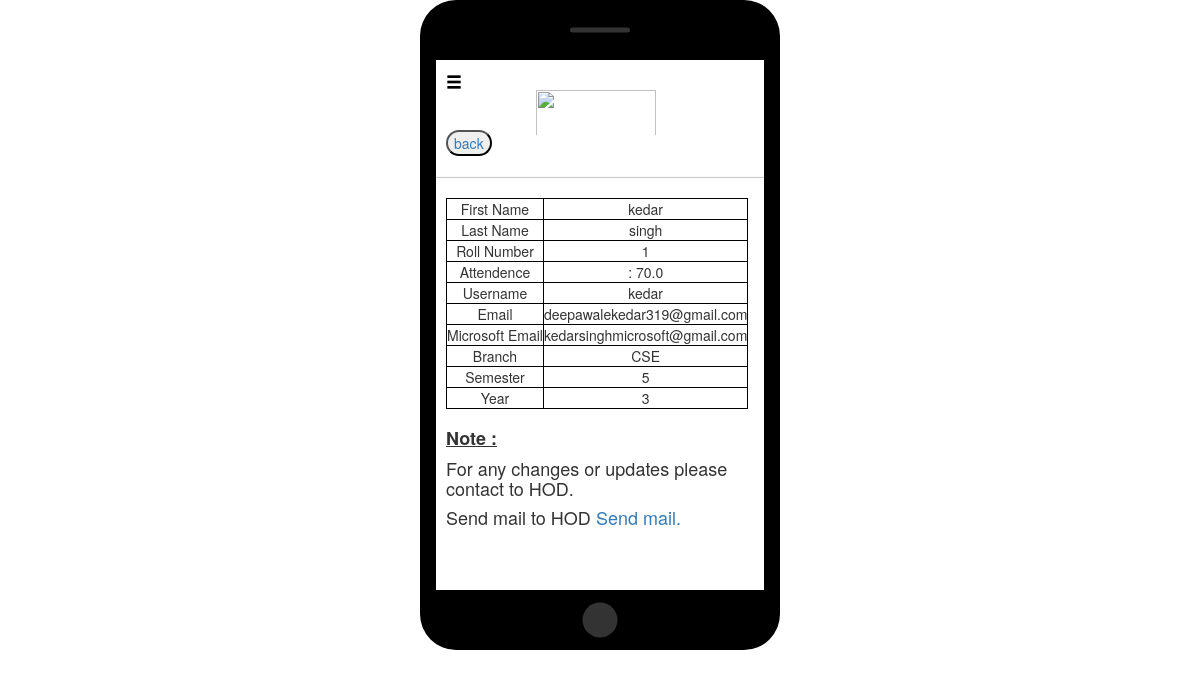
/My-profile/ (signed in), run on the app's committed database.
### digital/models.py (models this page shows, shortened)
class StudentModel(models.Model):
	firstname = models.CharField(max_length = 260)
	lastname = models.CharField(max_length = 260)
	stu = models.ForeignKey(User,related_name='digital_library',on_delete=models.CASCADE)
	rollno = models.IntegerField()
	attendence = models.FloatField()
	stu_email = models.EmailField()
	micro_email = models.EmailField()
	branch = models.CharField(max_length = 10)
	block = models.CharField(max_length = 5)
	stu_year = models.IntegerField()
	stu_sem = models.IntegerField()

### digital/views.py (the view)
# urls.py: url(r'^My-profile/$', views.profile_view),
@login_required
def profile_view(request):
	details = models.StudentModel.objects.get(id = request.user.id)
	return render(request,'digital/profile.html',{'details':details})

### templates/digital/profile.html
<!doctype html>
{%extends 'digital/base.html'%}
{%block base%}
	<a href="/"><button class="back">back</button></a>
	<hr>
	<div id="profile">
		<table border="1" align="left">
			<tr>
				<td>First Name</td>
				<td>{{details.firstname}}</td>
			</tr>
			<tr>
				<td>Last Name</td>
				<td>{{details.lastname}}</td>
			</tr>
			<tr>
				<td>Roll Number</td>
				<td>{{details.rollno}}</td>
			</tr>
			<tr>
				<td>Attendence </td>
				<td>: {{details.attendence}}</td>
			</tr>
			<tr>
				<td>Username</td>
				<td>{{details.stu}}</td>
			</tr>
			<tr>
				<td>Email</td>
				<td>{{details.stu_email}}</td>
			</tr>
			<tr>
				<td>Microsoft Email</td>
				<td>{{details.micro_email}}</td>
			</tr>
			<tr>
				<td>Branch</td>
				<td>{{details.branch}}</td>
			</tr>
			<tr>
				<td>Semester</td>
				<td>{{details.stu_sem}}</td>
			</tr>
			<tr>
				<td>Year</td>
				<td>{{details.stu_year}}</td>
			</tr>
		</table><br>
	<div><br>
	<br><br><br><br><br><br><br><br><br><h4><u><strong>Note : </strong></u></h4>
	<h4>For any changes or updates please contact to HOD.</h4>
		<h4>Send mail to HOD <a href="/My-updates-page">Send mail.</a></h4>
{%endblock%}

### templates/digital/base.html (style rules this page uses)
.back { margin-left:10px; border-radius:30px; }
th,td { text-align:center; border:1px solid black; }
#profile,td { font-size:14px; margin:10px; }

### data on the page
StudentModel: firstname "kedar", lastname "singh", rollno "1", attendence "70.0", stu "kedar", stu_email "deepawalekedar319@gmail.com", micro_email "kedarsinghmicrosoft@gmail.com", branch "CSE", stu_sem "5", stu_year "3"
